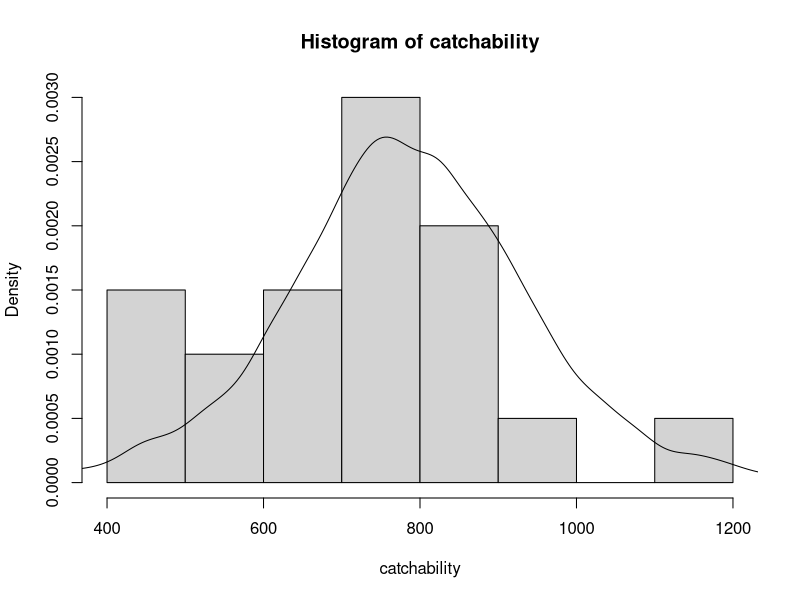
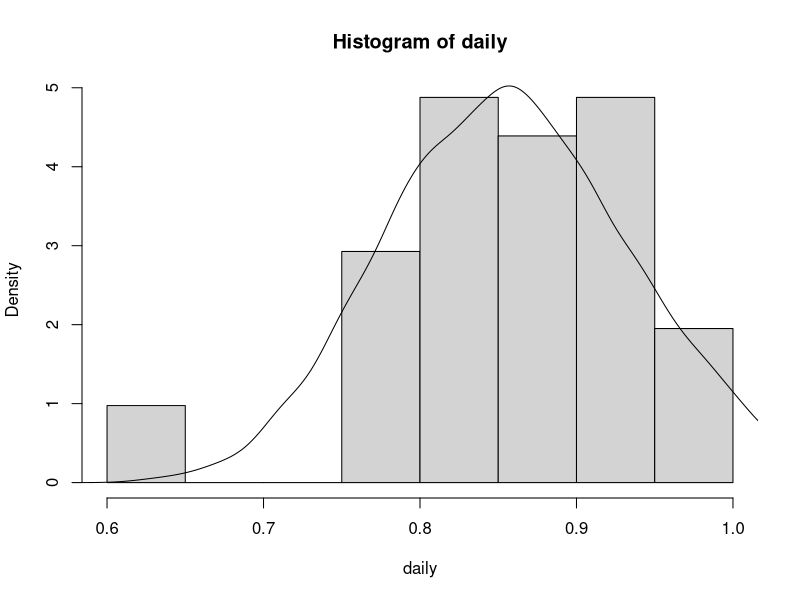
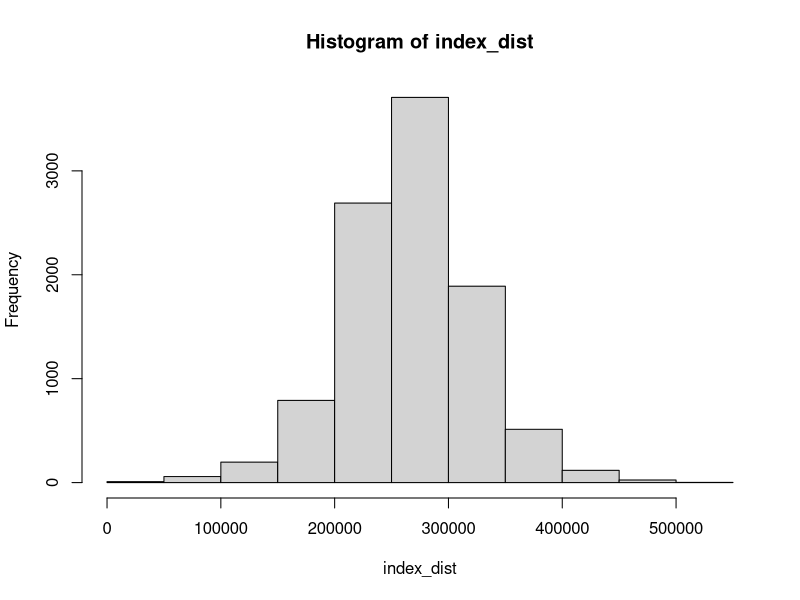
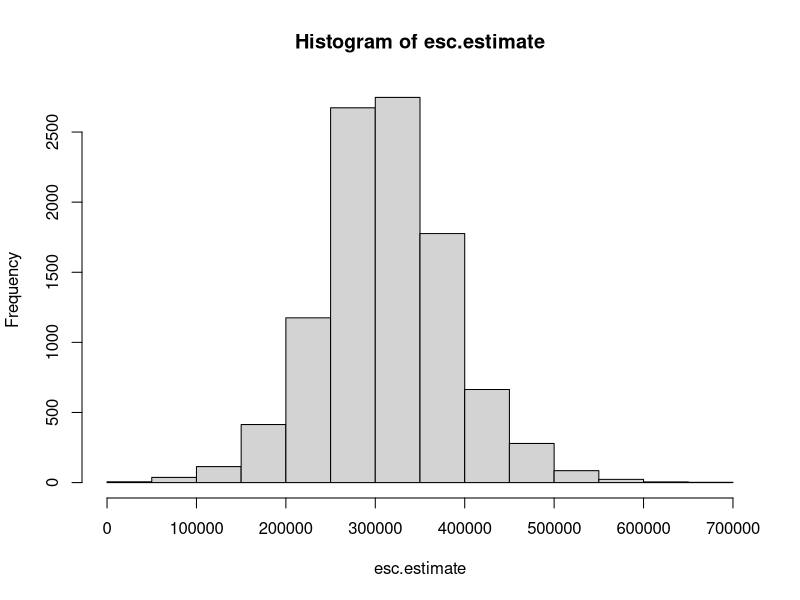
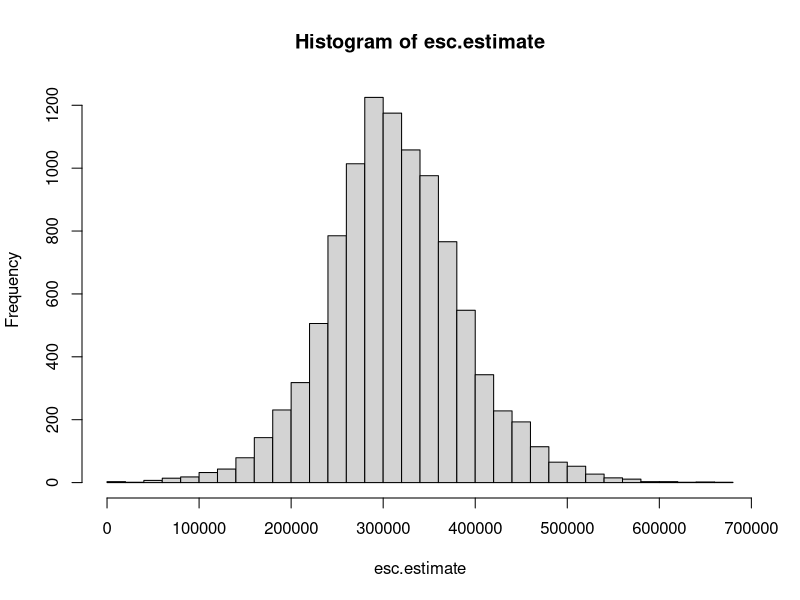
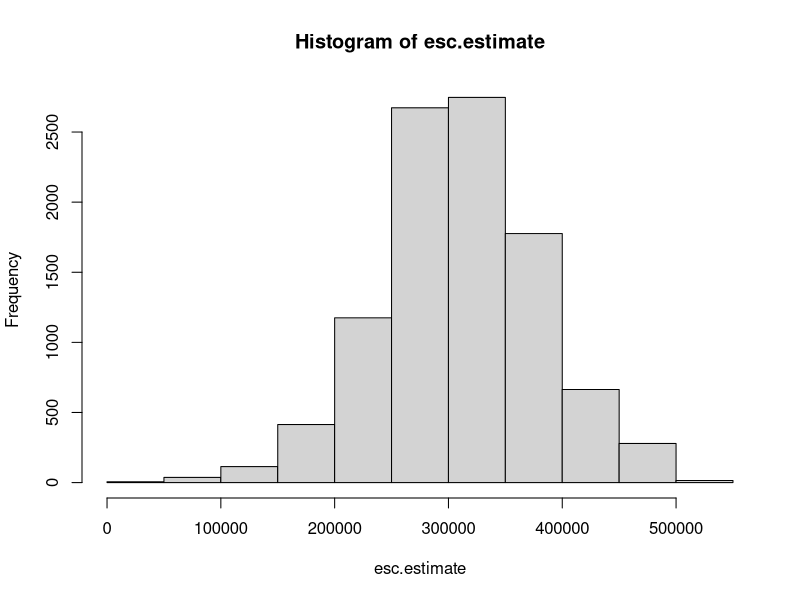
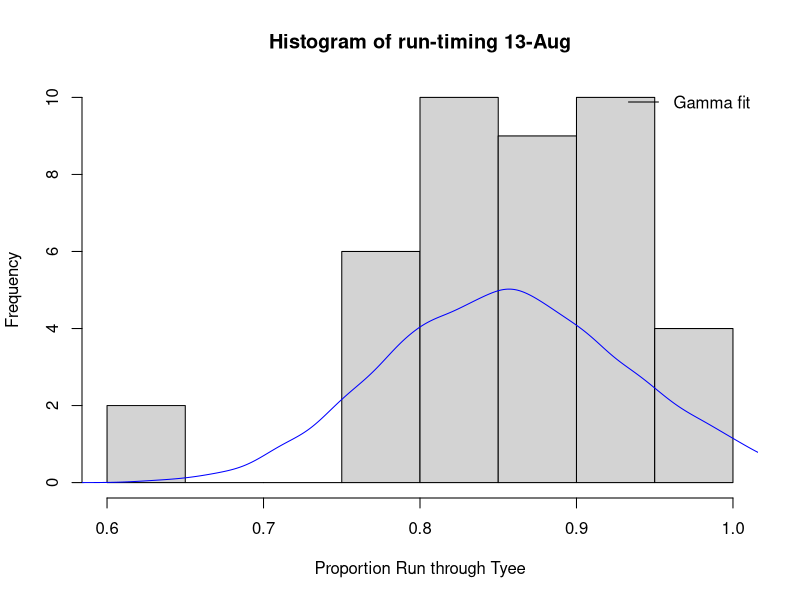
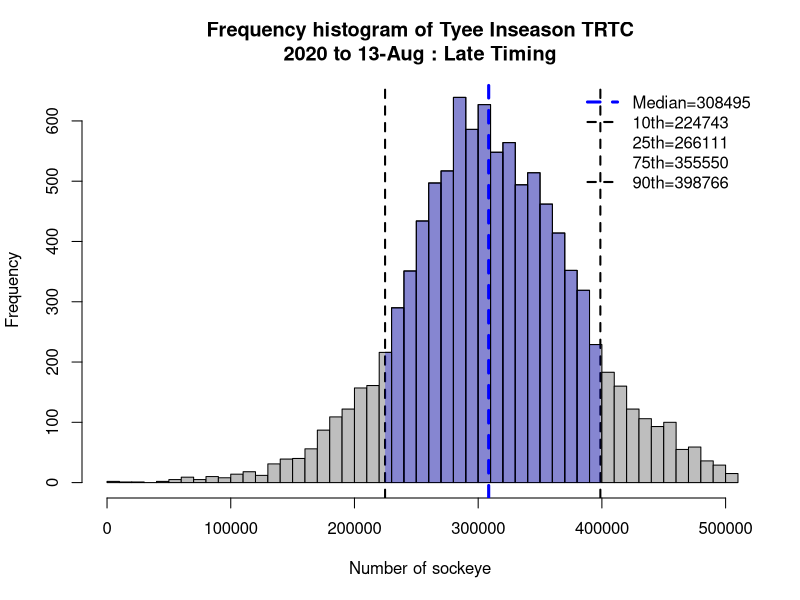

Write R code to recreate these figures, in order.
require(matrixStats)
library(fitdistrplus)
library(reshape2)

options(scipen=10000)
# setwd("C:/Users/elh1/coastland/skeena-salmon-inseason-updates/data")

#read in-season data
dfindex<-read.csv("data/common/tyee index daily.csv",header=TRUE,sep=",")

#read Q data
dftyeeQ<-read.csv("data/common/tyee Q.csv",header=TRUE,sep=",")

#read in run-timing from Tyee cumulative percent
dfRT<-read.csv("data/common/tyee cumulative percent 1970-2018.csv",check.names=FALSE,
               header=TRUE,sep=",")

#set current date
cdate="13-Aug"
today<-grep(paste0("^",cdate,"$"),dfindex$date)
#current day index sum
cum.index=sum(dfindex$ind.2020[1:today],na.rm=TRUE)
cum.index


#set catchability distribution to be used in the estimate
#either "meanlast3" or "overall" or "2020"
catchabilitymean<-"meanlast10"

#catchability distribution fit to logistic distribution
catchability<-dftyeeQ$catchability

#fit logistic to catchability
cfit<-fitdistr(catchability,"logistic")

if (catchabilitymean == "overall"){
meanc<-cfit$estimate[1]
} else if (catchabilitymean =="meanlast10") {
meanc<-mean(catchability[11:20])
} else if (catchabilitymean =="2020") {
meanc<-1058  
}
meanc

#create logistic distribution for 1/q based on location=mean given above
cdistfull<-rlogis(20000,location=meanc,scale=cfit$estimate[2])
#remove negative numbers
cdistpos<-cdistfull[!cdistfull<0]
#sample from positive distribution
cdist<-sample(cdistpos,10000,TRUE)

hist(catchability,prob=TRUE)
lines(density(cdist))

##Set run timing as Average or Late - late is 1 week late and adjusts the run 
# timing to 7 days earlier.
rt<-"Late"

if (rt == "Average"){
  rt.adj=0
} else if (rt =="Late") {
  rt.adj=-7
} 
rt.adj

#find todays row in cumulative run timing 
today<-grep(paste0("^",cdate,"$"),dfRT$Date)+rt.adj
#create vector for runtiming on today (1985-2018)
daily<-as.numeric(dfRT[today,11:length(dfRT)])
#fit daily run timing to gamma (positive only) distribution
dailyfit<-fitdistr(daily,"gamma")

#create gamma distribution
RTdist<-rgamma(10000,shape=dailyfit$estimate[1],rate=dailyfit$estimate[2])
hist(daily,prob=TRUE)
lines(density(RTdist))
#figure for "todays" run timing to look at fit
png(paste0("Todays Run Timing ",cdate," ",rt,".png"),600,450)
hist(daily,breaks=10,main=paste0("Histogram of run-timing ",cdate),xlab="Proportion Run through Tyee")
legend("topright",lty=1,legend="Gamma fit",bty='n')
lines(density(RTdist),col="blue")
dev.off()

#calculate escapement distribution (1/q * index to date)
index_dist<-cum.index*cdist
hist(index_dist)

#calculate escapement distribution with run-timing uncertainty
esc.estimate<-index_dist / RTdist
hist(esc.estimate)

#add in catch from marine commercial
catch=0
esc.estimate<-esc.estimate+catch
hist(esc.estimate,breaks=30)

#remove outliers created by early season RT distribution values < 0 or very
#small values
esc.estimate<-esc.estimate[esc.estimate <quantile(esc.estimate,.99)]
hist(esc.estimate)

#output percentiles from escapement distribution
probsout<-(quantile(esc.estimate,c(.1,.25,.5,.75,.9)))
probsout
cum.index


#Tyee prob distribution in season histogram
png(file=paste0("Tyee inseason histogram estimate P10P90 to ",cdate," ",rt,".png"), units='in',height=4,width=6,res=300)

eschist<-hist(esc.estimate,breaks=60,plot=FALSE)

hist(esc.estimate,60,col="grey",
     main=paste0("Frequency histogram of Tyee Inseason TRTC\n2020 to ",cdate," : ",rt," Timing"),
     xlab="Number of sockeye",ylab="Frequency",xlim=c(0,max(esc.estimate)))
text(max(esc.estimate)*.8,1500,paste0("Median=",round(median(esc.estimate),digits=0)))

tyeemedian<-round(median(esc.estimate),digits=0)
tyee90th<-round(quantile(esc.estimate,.9))
tyee10th<-round(quantile(esc.estimate,.1))
tyee25th<-round(quantile(esc.estimate,.25))
tyee75th<-round(quantile(esc.estimate,.75))

abline(v=tyeemedian,lwd=3,lty=2,col="blue")
abline(v=tyee90th,lwd=2,lty=2,col="black")
abline(v=tyee10th,lwd=2,lty=2,col="black")

legend("topright",c(paste0("Median=",tyeemedian),paste0("10th=",tyee10th),
                    paste0("25th=",tyee25th),paste0("75th=",tyee75th),
                    paste0("90th=",tyee90th)),bty='n',
       col=c("blue","black",NA,NA,"black"),lwd=c(3,2,NA,NA,2),lty=c(2,2,NA,NA,2))

clip(tyee10th,tyee90th,0,10000)

plot(eschist,col=rgb(0,0,255,max=255,alpha=75),add=TRUE)

dev.off()

####Point P90/P10 plot for 2020

#define input data
index.data<-dfindex$ind.2020
#define start day (has to be after gamm fits work
#also very little confidence really early on
startrunday<-25
endday=length(index.data[!is.na(index.data)])

looplength<-endday-startrunday

#create storage df/vectors
v<-data.frame(esc=numeric(looplength),p10=numeric(looplength),p90=numeric(looplength))
j=0

for (i in startrunday:endday){
  #loopday=startrunday+j
  #loopday=38
  j=j+1
  cum.index<-sum(index.data[1:i])
  index_dist<-cum.index*cdist
  daily<-as.numeric(dfRT[i,18:length(dfRT)])
  
  #fit daily run timing to gamma (positive only) distribution
  dailyfit<-fitdistr(daily,"gamma")
  RTdist<-rgamma(5000,shape=dailyfit$estimate[1],rate=dailyfit$estimate[2])
  
  esc_estimate2<-index_dist/RTdist
  #esc_estimate2<-esc_estimate2[esc_estimate2 < quantile(esc_estimate,.99)]
  #dates[j]<-dfRT$Date[i]
  v[j,]<-c(median(esc_estimate2),quantile(esc_estimate2,.1),quantile(esc_estimate2,.9))
}

#assign y-axis labels/points
dates<-as.character(dfindex$date[startrunday:endday])
days<-dfindex$day[startrunday:endday]

#check lengths
length(days);length(v$esc)

#to date figure with 10/90th quantiles
png(file=paste0("Tyee estimate prob to ",cdate,".png"), units='in',res=300,height=6,width=6)
par(mar=c(3,7,4,1))
plot(days,v$p90,
     type='l',lwd=2,col="grey",lty=2,las=1,ylab="",xaxt='n',
     ylim=c(0,max(v$p90*1.2,na.rm=TRUE)))
axis(1,at=days,labels=dates)
polygon(c(days,rev(days)),c(v$p10,rev(v$p90)),col="grey85",border=NA)

lines(days,v$p90,lty=2,lwd=1,col="black")
lines(days,v$p10,lty=2,lwd=1,col="black")
lines(days,v$esc,lwd=3,col="dark blue")

title(ylab="Escapement Estimate",line=5)
title(xlab="Date",line=2)
mtext("Tyee In-Season TRTC Estimate",side=3,line=2,cex=1.2)
mtext("Incorporating uncertainty in Q and Run-Timing",side=3,line=1,cex=.8)
legend("topleft",legend=c("Median Estimate","P10/P90 Estimate"),
       col=c("dark blue","grey"),
       lwd=c(3,2),lty=c(1,2),bty='n')

dev.off()


#histograms all days for run timing 1985-2018
#can be changed to other years
#tryCatch allows loop to continue
pdf("RT histograms gamma only.pdf",width=8,height=11.5)
par(mfrow=c(4,3),mar=c(3,3,2,1))

for (i in 1:102){
  
  daily<-as.numeric(dfRT[i,18:length(dfRT)])
  #daily<-daily[daily<.2]
  #hist(daily,breaks=10)
  #daily
  tryCatch({
    
    #b<-fitdist(daily,"beta")
    g<-fitdist(daily,"gamma")
    #l<-fitdist(daily,"logis")
    
    #RTdistbeta<-rbeta(5000,shape1=b$estimate[1],shape2=b$estimate[2])
    RTdistgamma<-rgamma(5000,shape=g$estimate[1],rate=g$estimate[2])
    #RTdistlogis<-rlogis(5000,location=l$estimate[1],scale=l$estimate[2])
    
    hist(daily,breaks=10,ylim=c(0,12),main=dfRT[i,1])
    #lines(density(RTdistbeta),add=TRUE,col="red")
    lines(density(RTdistgamma),col="blue")
    #lines(density(RTdistlogis),add=TRUE,col="purple")
    lines(density(daily),col="green")
    
  },error=function(e){})
  
}

dev.off()

pdf("RT histograms.pdf",width=8,height=11.5)
par(mfrow=c(4,3),mar=c(3,3,2,1))

for (i in 1:102){
  
  daily<-as.numeric(dfRT[i,18:length(dfRT)])
  hist(daily,breaks=10,main=dfRT[i,1])
  lines(density(daily),add=TRUE)
  
}

dev.off()

#boxplot of run timing through Tyee 1985-2018 by day versus 2016-2018
RT<-dfRT[,c(2,18:length(dfRT))]
RTlong<-melt(RT,id.vars="Day")
head(RTlong)
names(dfRT)
RT2010on<-dfRT[,c(2,49:length(dfRT))]
RTlong2010on<-melt(RT2010on,id.vars="Day")

pdf("Tyee SX RT boxplot pch vs 2016-8.pdf",width=8.5,height=8.5)

boxplot(value~Day,data=RTlong,names=dfRT$Date,axes=TRUE,col="#FF000099",las=1,
        xlab="Date",pch=19,cex=.5,
        main="Sockeye Run-timing Through Tyee 1985-2018", ylab="Proportion Through")

boxplot(value~Day,data=RTlong2010on,names=dfRT$Date,axes=TRUE,col="#0000FF99",las=1,
        xlab="Date",pch=19,cex=.5,
        main="Sockeye Run-timing Through Tyee 1985-2018", ylab="Proportion Through",
        add=TRUE)

grid(NA,NULL,lwd=1,col="grey70",lty=2)

dev.off()

#boxplot of run timing through Tyee 1985-2018 by day versus 2016-2018
RT<-dfRT[,c(2,18:length(dfRT))]
RTlong<-melt(RT,id.vars="Day")

pdf("Tyee SX RT boxplot pch.pdf",width=8.5,height=8.5)

boxplot(value~Day,data=RTlong,names=dfRT$Date,axes=TRUE,col="grey90",las=1,
        xlab="Date",pch=19,cex=.5,
        main="Sockeye Run-timing Through Tyee 1985-2018", ylab="Proportion Through")

grid(NA,NULL,lwd=1,col="grey70",lty=2)

dev.off()
